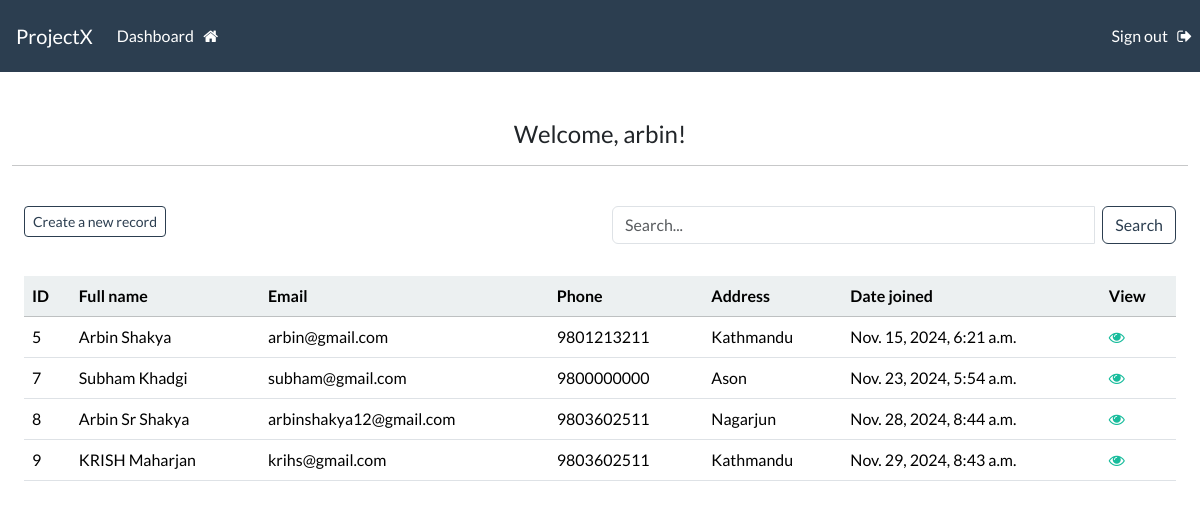
The page /dashboard (signed in) on the database its author committed.
### webapp/models.py (models this page shows, shortened)
class Record(models.Model):
    MALE = 'M'
    FEMALE = 'F'
    GENDER_CHOICES = [
        (MALE, 'Male'),
        (FEMALE, 'Female'),
    ]
    user = models.ForeignKey(User, on_delete=models.SET_NULL, null=True, blank=True)
    creation_date = models.DateTimeField(auto_now_add=True)
    first_name = models.CharField(max_length= 255)
    last_name  = models.CharField(max_length= 255)
    email = models.CharField(max_length = 255)
    phone = models.CharField(max_length = 20)
    address = models.CharField(max_length= 255)
    city = models.CharField(max_length= 255)
    province = models.CharField(max_length=255)
    country = models.CharField(max_length=255)
    gender = models.CharField(max_length=1, choices=GENDER_CHOICES, null=True, blank=True)

### webapp/views.py (the view)
# urls.py: path('dashboard', views.dashboard,name = "dashboard"),
@login_required(login_url="my_login")
def dashboard(request):
    records = Record.objects.filter(user=request.user)
    return render(request, 'webapp/dashboard.html', {'records': records})

### webapp/templates/webapp/dashboard.html
{% extends "webapp/base.html" %}
{% block content %}
    <br>
    <h4 class="text-center">Welcome, {{ request.user.username }}!</h4>
    <hr>
    <br>
    <div class="container">
        <div class="row mb-3">
            <div class="col-md-6">
                <a class="btn btn-outline-primary btn-sm" href="{% url 'create-record' %}">
                    Create a new record
                </a>
            </div>
            <div class="col-md-6">
                <form method="get" action="{% url 'dashboard' %}">
                    <div class="input-group mb-3 gap-2">
                        <input type="text" class="form-control" name="search" placeholder="Search..." value="{{ request.GET.search }}">
                        <div class="input-group-append">
                            <button class="btn btn-outline-primary ml-2" type="submit">Search</button>
                        </div>
                    </div>
                </form>
            </div>
        </div>
        <table class="table table-hover">
            <thead class="table-light">
                <tr>
                    <th scope="col">ID</th>
                    <th scope="col">Full name</th>
                    <th scope="col">Email</th>
                    <th scope="col">Phone</th>
                    <th scope="col">Address</th>
                    <th scope="col">Date joined</th>
                    <th scope="col">View</th>
                </tr>
            </thead>
            <tbody>
                {% if records %}
                    {% for record in records %}
                        <tr>
                            <td>{{ record.id }}</td>
                            <td>{{ record.first_name }} {{ record.last_name }}</td>
                            <td>{{ record.email }}</td>
                            <td>{{ record.phone }}</td>
                            <td>{{ record.address }}</td>
                            <td>{{ record.creation_date }}</td>
                            <td><a href="{% url 'view-record' record.id %}"><i class="fa fa-eye" aria-hidden="true"></i></a></td>
                        </tr>
                    {% endfor %}
                {% else %}
                    <tr>
                        <td colspan="7" class="text-center">No records found.</td>
                    </tr>
                {% endif %}
            </tbody>
        </table>
    </div>
{% endblock %}

### webapp/templates/webapp/base.html (shortened to what this page needs)
{% load static %}
<!DOCTYPE html>
<html lang="en">
<head>
    <link rel="stylesheet" type="text/css" href="https://bootswatch.com/5/flatly/bootstrap.min.css">
    <link rel="stylesheet" type="text/css" href="{% static 'css/styles.css' %}">
    <link rel="stylesheet" href="https://cdnjs.cloudflare.com/ajax/libs/font-awesome/4.7.0/css/font-awesome.min.css">
</head>
<body>
    {% include 'webapp/nav.html' %}
    <div class="container">
        <br>
        {% block content %}
        {% endblock %}
    </div>
</body>
</html>

### webapp/templates/webapp/nav.html (shortened to what this page needs)
<nav class="navbar navbar-expand-lg navbar-dark bg-primary">
  <a class="navbar-brand ms-3" href="{% url '' %}">ProjectX</a>
  <div class="collapse navbar-collapse" id="navbarNavDropdown">
      <ul class="navbar-nav">
          {% if user.is_authenticated %}
              <li class="nav-item">
                  <a class="nav-link" href="{% url 'dashboard' %}">Dashboard &nbsp; <i class="fa fa-home" aria-hidden="true"></i></a>
              </li>
          {% endif %}
      </ul>
      <ul class="navbar-nav ms-auto">
          {% if user.is_authenticated %}
              <li class="nav-item">
                  <a class="nav-link" href="{% url 'user_logout' %}">Sign out &nbsp; <i class="fa fa-sign-out" aria-hidden="true"></i></a>
              </li>
          {% endif %}
      </ul>
  </div>
</nav>

### static/css/styles.css (style rules this page uses)
.text-center { text-align: center; }
.container { max-width: 1200px; width: 100%; }

### webapp/templates/webapp/base.html (style rules this page uses)
body { display: flex; flex-direction: column; min-height: 100vh; margin: 0; }
.container { flex: 1; padding-bottom: 5px; }

### rows shown on the page
Record: id "5", first_name "Arbin", last_name "Shakya", email "arbin@gmail.com", phone "9801213211", address "Kathmandu", creation_date "Nov. 15, 2024, 6:21 a.m."
Record: id "7", first_name "Subham", last_name "Khadgi", email "subham@gmail.com", phone "9800000000", address "Ason", creation_date "Nov. 23, 2024, 5:54 a.m."
Record: id "8", first_name "Arbin Sr", last_name "Shakya", email "arbinshakya12@gmail.com", phone "9803602511", address "Nagarjun", creation_date "Nov. 28, 2024, 8:44 a.m."
Record: id "9", first_name "KRISH", last_name "Maharjan", email "krihs@gmail.com", phone "9803602511", address "Kathmandu", creation_date "Nov. 29, 2024, 8:43 a.m."

### other values the page prints
{{ request.user.username }} "arbin"
